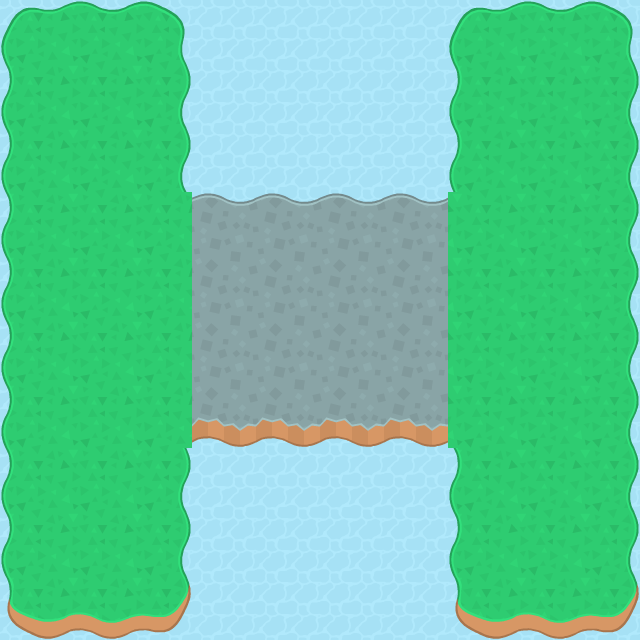

The image is a tile-based game level rendered from a .tmx file. Its description and complete source (layers, tilesets, objects, tile grids) follow:
An orthogonal 10x10 tile map with 64x64 px tiles, 2 tile layers (Backrground2, Backrground1), 1 hidden layer not drawn.

<map version="1.0" orientation="orthogonal" renderorder="right-down" width="10" height="10" tilewidth="64" tileheight="64" nextobjectid="1">
 <tileset firstgid="1" name="soup" tilewidth="64" tileheight="64" tilecount="204" columns="17">
  <image source="soup.png" width="1088" height="768" />
 </tileset>
 <layer name="Backrground2" width="10" height="10">
  <data encoding="csv">
204,204,204,204,204,204,204,204,204,204,
204,0,204,204,204,204,204,204,0,204,
204,0,204,204,204,204,204,204,0,204,
204,0,0,204,204,204,204,0,0,204,
204,0,0,204,0,0,204,0,0,204,
204,0,0,204,0,0,204,0,0,204,
204,0,0,204,204,204,204,0,0,204,
204,0,204,204,204,204,204,204,0,204,
204,0,204,204,204,204,204,204,0,204,
204,204,204,204,204,204,204,204,204,204
</data>
 </layer>
 <layer name="Backrground1" width="10" height="10">
  <data encoding="csv">
6,7,8,0,0,0,0,6,7,8,
23,24,25,0,0,0,0,23,24,25,
23,24,25,0,0,0,0,23,24,25,
23,24,24,12,12,12,12,24,24,25,
23,24,24,29,29,29,29,24,24,25,
23,24,24,29,29,29,29,24,24,25,
23,24,24,46,46,46,46,24,24,25,
23,24,25,0,0,0,0,23,24,25,
23,24,25,0,0,0,0,23,24,25,
57,58,59,0,0,0,0,57,58,59
</data>
 </layer>
 <layer name="Collision" width="10" height="10" visible="0">
  <data encoding="csv">
0,0,0,87,0,0,87,0,0,0,
0,0,0,87,0,0,87,0,0,0,
0,0,0,87,87,87,87,0,0,0,
0,0,0,0,0,0,0,0,0,0,
0,0,0,0,0,0,0,0,0,0,
0,0,0,0,0,0,0,0,0,0,
0,0,0,0,0,0,0,0,0,0,
0,0,0,87,87,87,87,0,0,0,
0,0,0,87,0,0,87,0,0,0,
0,0,0,87,0,0,87,0,0,0
</data>
 </layer>
</map>
